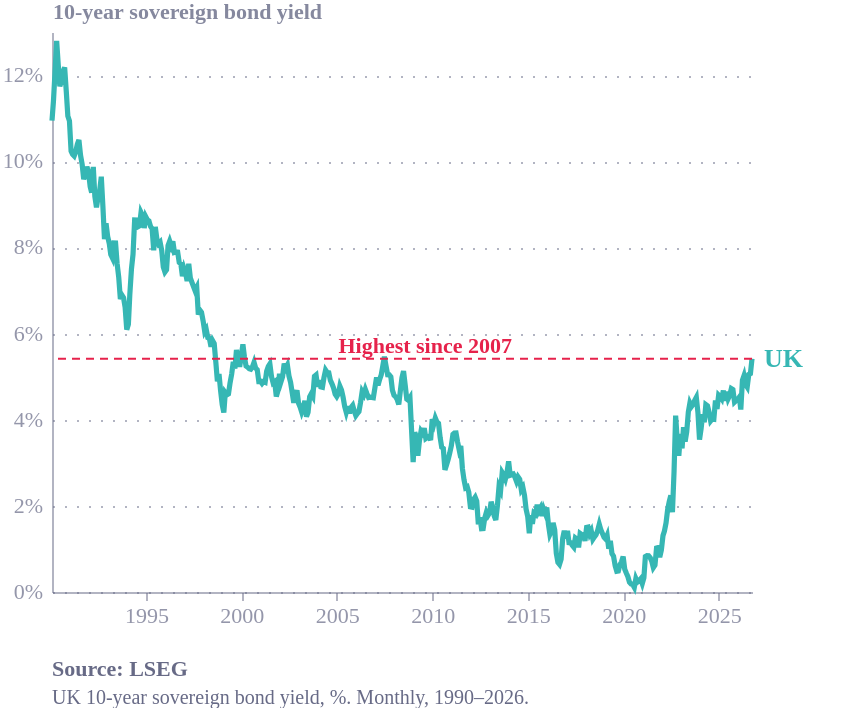

Express this chart as Vega-Lite.
### Vega-Lite specification from a JSON file in a GitHub repository (floating-point values rounded to 4 significant figures; data arrays with more than 128 entries replaced by an {"elided": "..."} marker saying what was removed)
{"config": {"font": "Circular Std", "text": {"color": "#676A86", "align": "left", "baseline": "middle", "dx": 7, "dy": 0, "fontSize": 11}, "view": {"stroke": "transparent", "continuousWidth": 400, "continuousHeight": 300, "discreteWidth": 400, "discreteHeight": 300, "fill": "transparent"}, "range": {"category": ["#36B7B4", "#E6224B", "#F4C245", "#0063AF", "#00A767", "#179FDB", "#EB5C2E"], "diverging": ["#E6224B", "#E54753", "#C9C9C9", "#179FDB", "#122B39"], "heatmap": ["#C9C9C9", "#179FDB", "#0063AF", "#122B39"], "ordinal": ["#00A767", "#36B7B4", "#179FDB", "#0063AF", "#243B5A"]}, "bar": {"color": "#179fdb"}, "line": {"color": "#e6224b"}, "rule": {"color": "#676A86"}, "area": {"opacity": 0.3}, "point": {"filled": true, "size": 80, "color": "#e6224b", "opacity": 0.95}, "geoshape": {"stroke": "white", "strokeWidth": 0.3}, "rect": {"fill": "#d6d4d4", "opacity": 0.3}, "axis": {"labelColor": "#676A86", "labelFontSize": 11, "labelFont": "Circular Std", "labelOpacity": 0.7, "tickColor": "#676A86", "tickOpacity": 0.5, "domainColor": "#676A86", "domainOpacity": 0.5, "gridColor": "#676A86", "gridDash": [2, 2], "gridOpacity": 0.5, "title": null, "titleColor": "#676A86", "titleOpacity": 0.8, "tickSize": 4}, "axisXDiscrete": {"grid": false, "labelAngle": 0, "tickCount": 10, "tickOpacity": 0.5, "title": null}, "axisYDiscrete": {"ticks": false, "labelPadding": 5}, "axisXTemporal": {"grid": false, "ticks": true}, "axisXQuantitative": {"grid": true}, "axisYQuantitative": {"gridColor": "#676A86", "gridDash": [1, 5], "gridOpacity": 0.5, "ticks": false, "labelPadding": 5, "tickCount": 8, "titleAngle": 0, "titleAlign": "left", "titleBaseline": "bottom", "titleX": 0, "titleY": -5}, "title": {"color": "#676A86E6", "subtitleColor": "#676A86", "font": "Circular Std", "subtitleFont": "Circular Std", "anchor": "start", "fontSize": 14, "subtitleFontSize": 12, "subtitlePadding": 4, "offset": 0, "frame": "group"}, "legend": {"titleColor": "#122b39", "title": null, "labelColor": "#122b39", "labelFontSize": 11}, "background": "white"}, "layer": [{"mark": {"type": "line", "strokeWidth": 2.6}, "encoding": {"color": {"field": "series", "legend": null, "type": "nominal"}, "x": {"axis": {"format": "%Y", "tickCount": 8}, "field": "date", "title": null, "type": "temporal"}, "y": {"axis": {"labelExpr": "datum.label + '%'"}, "field": "yield", "scale": {"zero": true}, "title": "10-year sovereign bond yield", "type": "quantitative"}}}, {"mark": {"type": "text", "align": "left", "dx": 6, "fontSize": 13, "fontWeight": "bold"}, "encoding": {"color": {"field": "series", "legend": null, "type": "nominal"}, "text": {"value": "UK"}, "x": {"aggregate": "max", "field": "date", "type": "temporal"}, "y": {"aggregate": {"argmax": "date"}, "field": "yield", "type": "quantitative"}}}, {"data": {"name": "data-e9eaa51a8a98cf15258fcb09cfc2ae32"}, "mark": {"type": "rule", "color": "#E6224B", "strokeDash": [4, 3], "strokeWidth": 1}, "encoding": {"y": {"field": "y", "type": "quantitative"}}}, {"data": {"name": "data-2ef6138358d1bc0f198ce3968d415f94"}, "mark": {"type": "text", "align": "right", "color": "#E6224B", "dx": -120, "dy": -6, "fontSize": 11, "fontWeight": "bold"}, "encoding": {"text": {"field": "t", "type": "nominal"}, "x": {"field": "date", "type": "temporal"}, "y": {"field": "y", "type": "quantitative"}}}, {"data": {"name": "data-2c391c018c85bbc7d0c48e52a911062f"}, "mark": {"type": "circle", "color": "#179FDB", "size": 60}, "encoding": {"opacity": {"condition": {"param": "param_a239a2f221911962", "value": 1, "empty": false}, "value": 0}, "tooltip": [{"field": "date", "format": "%b %Y", "type": "temporal"}, {"field": "yield", "format": ".2f", "title": "Yield %", "type": "quantitative"}], "x": {"field": "date", "type": "temporal"}, "y": {"field": "yield", "type": "quantitative"}}, "name": "view_c65d3efb4d2a7083_4"}], "data": {"name": "data-2c391c018c85bbc7d0c48e52a911062f"}, "height": 280, "padding": {"right": 28}, "params": [{"name": "param_a239a2f221911962", "select": {"type": "point", "fields": ["date"], "nearest": true, "on": "mouseover"}, "views": ["view_c65d3efb4d2a7083_4"]}], "title": {"text": "Source: LSEG", "anchor": "start", "color": "#676A86", "dy": 12, "fontSize": 11, "orient": "bottom", "subtitle": ["UK 10-year sovereign bond yield, %. Monthly, 1990–2026."], "subtitleColor": "#676A86", "subtitleFontSize": 10}, "width": 350, "$schema": "https://vega.github.io/schema/vega-lite/v6.4.1.json", "datasets": {"data-2c391c018c85bbc7d0c48e52a911062f": {"elided": "441 records"}, "data-e9eaa51a8a98cf15258fcb09cfc2ae32": [{"y": 5.417}], "data-2ef6138358d1bc0f198ce3968d415f94": [{"date": "2026-09-30T00:00:00", "y": 5.417, "t": "Highest since 2007"}]}}
